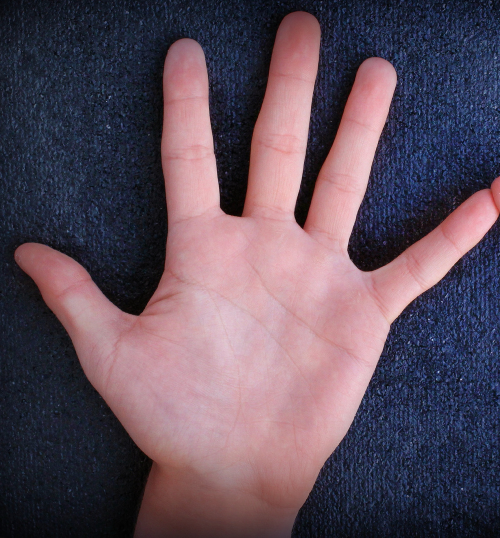
#> input picture coding-exercises-avairds/week4(edge-image-pyramids)/hand.jpg, 1000 x 1076 px (shown at 1/2 size)
$ python pyramid-down.py
#> lines starting #> are read from the running program, lines starting #| are printed output that depends on the picture
import cv2 as cv
img = cv.imread("hand.jpg")
#> img is the input picture: shape (1076, 1000, 3); mean B, G, R 91.4, 77.6, 93.9

layer = img.copy()  # copy of org image

for i in range(6):  # construct 6 layer
    layer = cv.pyrDown(layer)
    cv.imshow(str(i), layer)
#> this loop made 6 passes
#> pass 1, `layer = cv.pyrDown(layer)`:
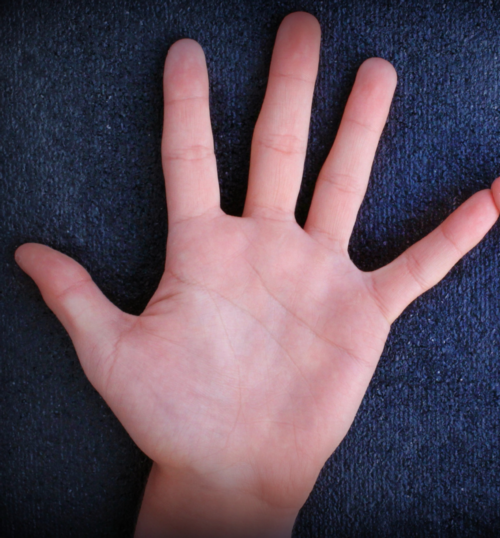
#> layer: shape (538, 500, 3); mean B, G, R 91.3, 77.6, 93.9
#> pass 2, `layer = cv.pyrDown(layer)`:
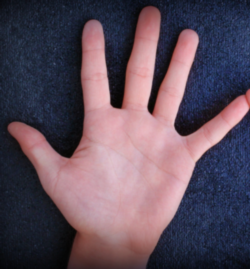
#> layer: shape (269, 250, 3); mean B, G, R 91.3, 77.6, 93.8
#> pass 3, `layer = cv.pyrDown(layer)`:
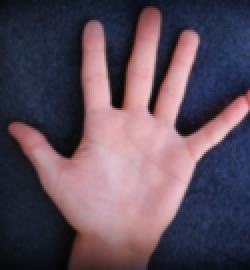
#> layer: shape (135, 125, 3) (shown 2 times larger); mean B, G, R 91, 77.3, 93.5

cv.imshow("Org", img)
cv.waitKey(0)
cv.destroyAllWindows()

$ run again, with coding-exercises-avairds/week4(edge-image-pyramids)/C_Ronaldo.png saved as coding-exercises-avairds/week4(edge-image-pyramids)/hand.jpg
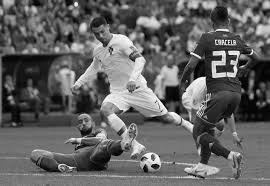
#> input picture coding-exercises-avairds/week4(edge-image-pyramids)/C_Ronaldo.png, 270 x 186 px
#> img is the input picture: shape (186, 270, 3); min 0, max 255, mean 98.6
#> the loop `for i in range(6):` made 6 passes
#> pass 1, `layer = cv.pyrDown(layer)`:
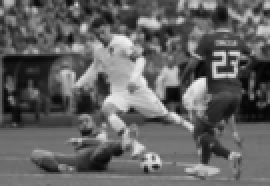
#> layer: shape (93, 135, 3) (shown 2 times larger); min 4, max 241, mean 98.5
#> pass 3, `layer = cv.pyrDown(layer)`:
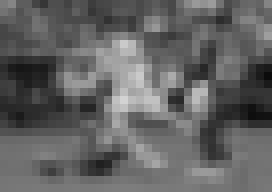
#> layer: shape (24, 34, 3) (shown 8 times larger); min 11, max 211, mean 98.6
